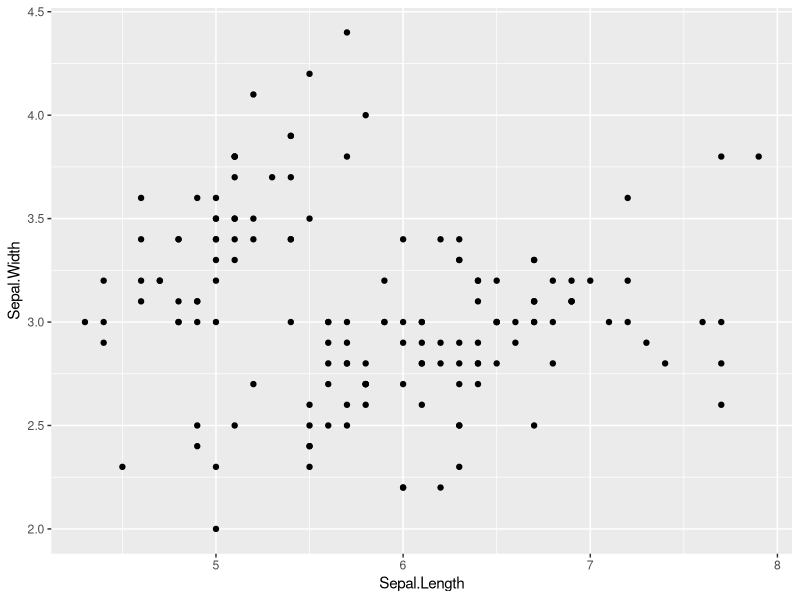
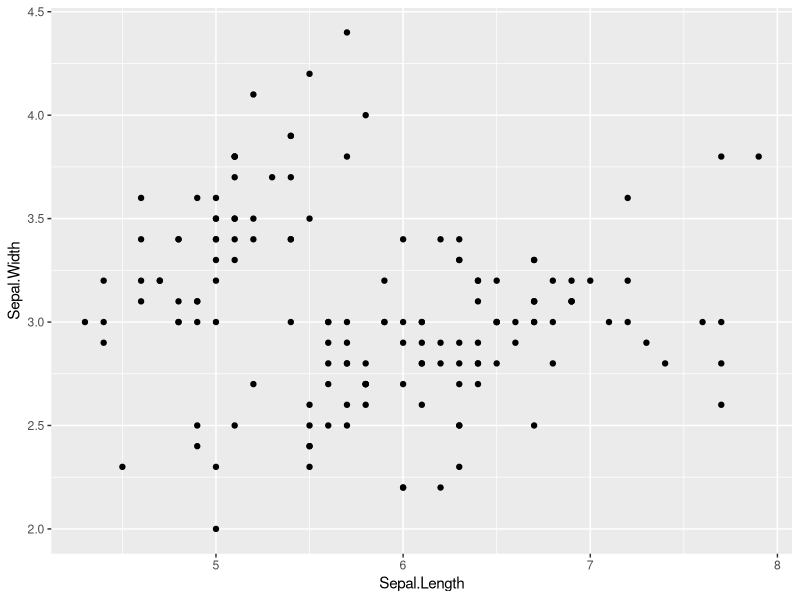
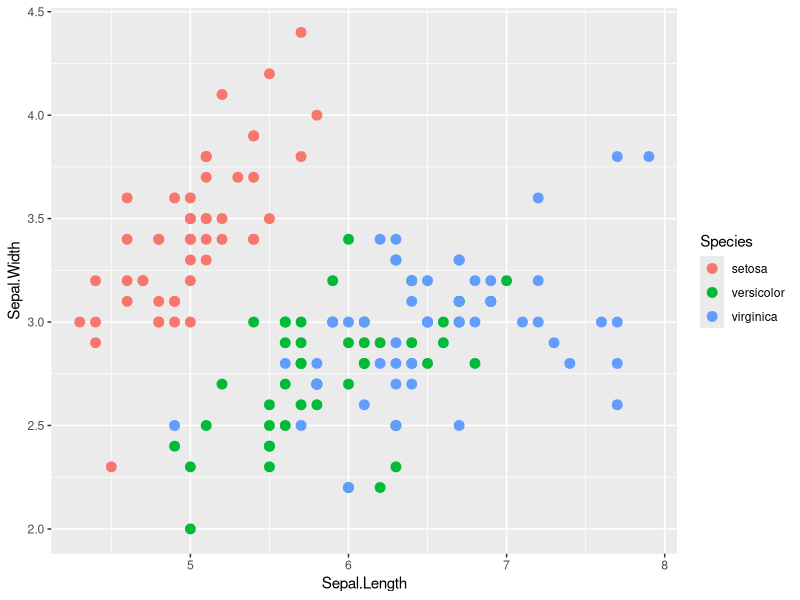
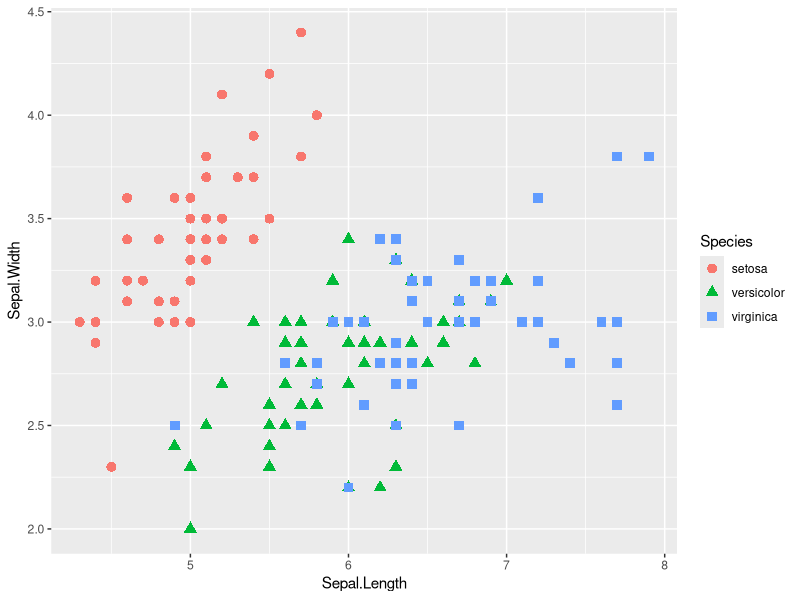
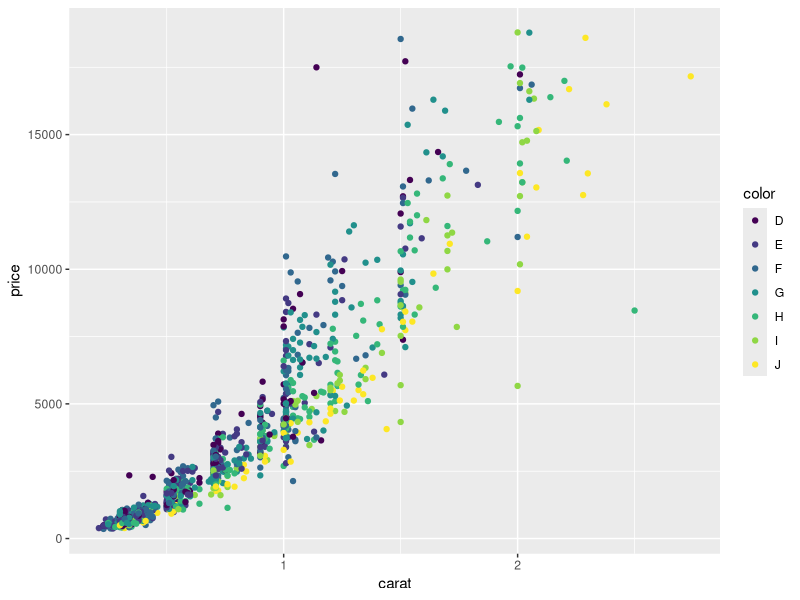
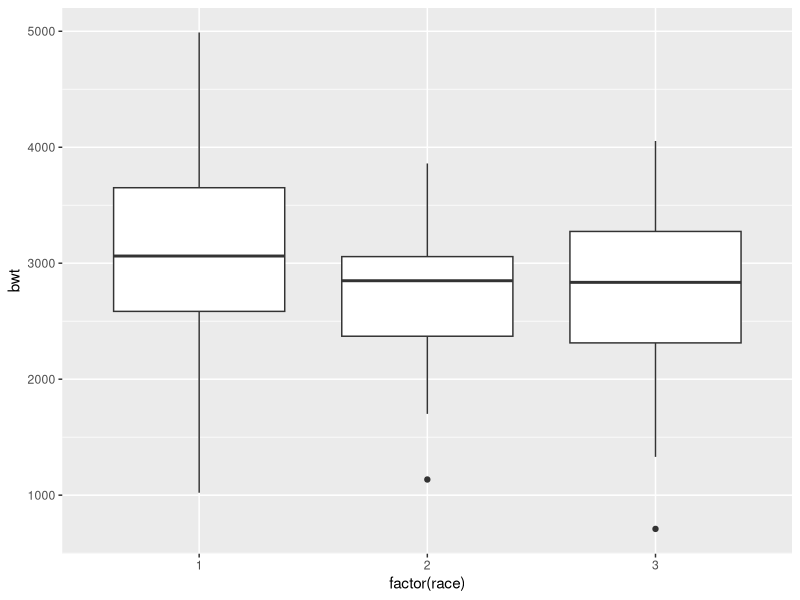
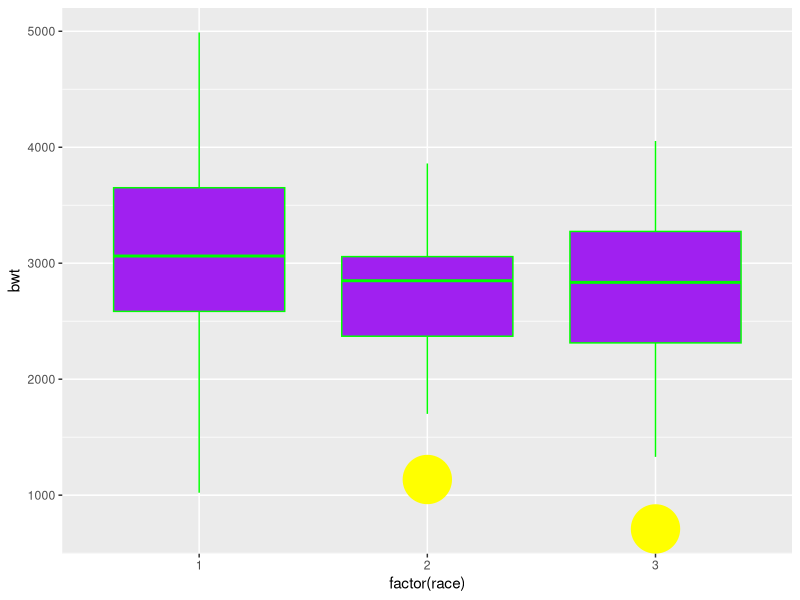
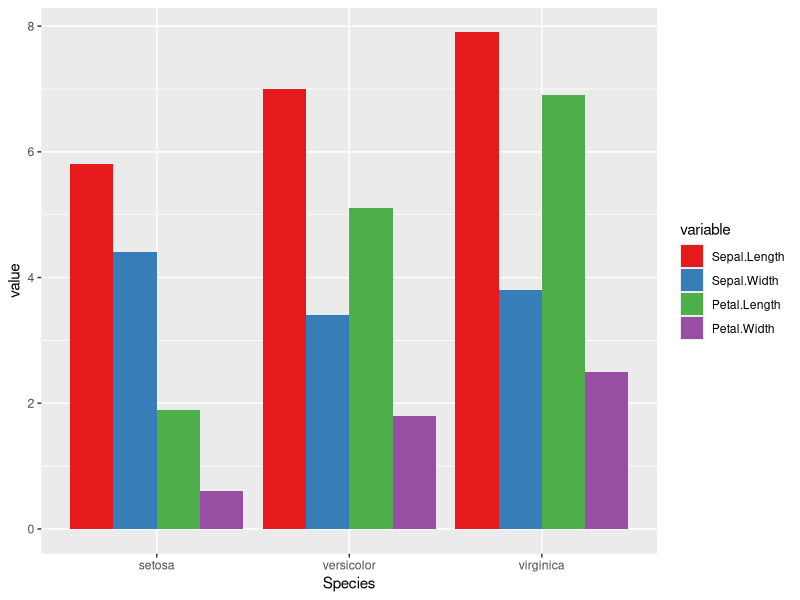

R code for these plots, in order: (Note: this script raises an error after producing the figures.)
# Tuesday afternoon ggplot exercises for R Workshop
# Install libraries
install.packages("ggplot2", dependencies=TRUE)
install.packages("plyr")
install.packages("ggthemes")
install.packages("reshape2")

# Load libraries
library("ggplot2")
library("plyr")
library("ggthemes")
library("reshape2")

# Iris dataset
myplot <- ggplot(data = iris, aes(x = Sepal.Length, y = Sepal.Width))
summary(myplot)

ggplot(data = iris, aes(x = Sepal.Length, y = Sepal.Width)) +
        geom_point()
myplot + geom_point()

ggplot(iris, aes(Sepal.Length, Sepal.Width, color = Species)) +
        geom_point(size = 3)

ggplot(iris, aes(Sepal.Length, Sepal.Width, color = Species)) +
        geom_point(aes(shape = Species), size = 3)

# Diamonds dataset
d2 <- diamonds[sample(1:dim(diamonds)[1], 1000), ]
ggplot(d2, aes(carat, price, color = color)) +
        geom_point()

# Boxplots
library(MASS)
ggplot(birthwt, aes(factor(race), bwt)) + geom_boxplot()
ggplot(birthwt, aes(factor(race), bwt)) + geom_boxplot(color = "green", fill = "purple", outlier.colour = "yellow", outlier.size = 16)

# Color Brewer Palette (this is a premade color palette with different preassigned color schemes)
df <- melt(iris, id.vars = "Species")
ggplot(df, aes(Species, value, fill = variable)) +
        geom_bar(stat = "identity", position = "dodge") +
        scale_fill_brewer(palette = "Set1")

# Histogram
h <- ggplot(faithful, aes(x = waiting))
h + geom_histogram(binwidth = 30)
h + geom_histogram(binwidth = 8, fill = "steelblue", color = "black")

# Bar Plots
ggplot(iris, aes(Species, Sepal.Length)) + geom_bar(stat = "identity")
# above makes a bar plot with additive values. If you want a bar plot with means (instead
# of a box plot which is probably a better representation):
df <- melt(iris, id.vars = "Species")
ggplot(df, aes(Species, value, fill = variable)) + geom_bar(stat = "identity")
# above makes a an additive bar plot with color differentiation
ggplot(df, aes(Species, value, fill = variable)) + 
        geom_bar(stat = "identity", position = "dodge", color = "black")
# above makes a bar plot with each intance overlaid: height of bars = max.

#histogram with d2 dataset:
ggplot(d2, aes(x = clarity, fill = cut)) + geom_histogram(position = "dodge")
#OR
ggplot(d2, aes(x = clarity, fill = cut)) + geom_bar(stat = "bin", position = "dodge")
# stat = bin in the bar plot makes the y axis a count. It's actually the default and
# doesn't need to be included.

# Density plots
ggplot(faithful, aes(waiting)) + geom_density()
ggplot(faithful, aes(waiting)) + geom_density(fill = "blue", alpha = 0.1)
# alpha is a transparency setting

# Regrression lines
ggplot(iris, aes(Sepal.Length, Sepal.Width, color = Species)) +
        geom_point(aes(shape = Species), size = 3) +
        geom_smooth(method = "lm")
ggplot(iris, aes(Sepal.Length, Sepal.Width, color = Species)) +
        geom_point(aes(shape = Species), size = 3) +
        geom_smooth(method = "lm") +
        facet_wrap( ~ Species)
